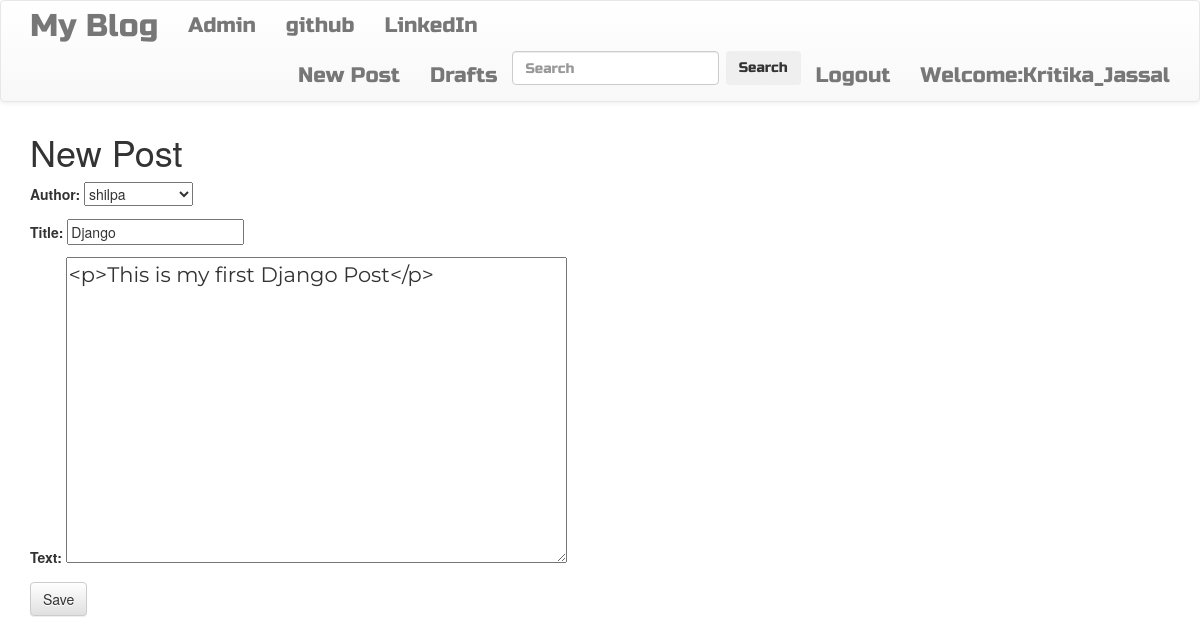
The page /post/1/edit/ (signed in) on the database its author committed.
### blog_site1/models.py (models this page shows, shortened)
class Post(models.Model):
    author=models.ForeignKey('auth.User',on_delete=models.CASCADE)
    title=models.CharField(max_length=200)
    text=models.TextField()
    image=models.ImageField(upload_to='blog_site/images',default="")
    created_date=models.DateTimeField(default=timezone.now)
    published_date=models.DateTimeField(blank=True,null=True)

### blog_site1/views.py (the view)
# urls.py: url(r'^post/(?P<pk>\d+)/edit/$',views.PostUpdateView.as_view(),name='post_edit'),
class PostUpdateView(LoginRequiredMixin,UpdateView):
    login_url='/login/'
    redirect_field_name='blog_site1/post_detail.html'
    form_class= PostForm
    model=Post

### blog_site1/forms.py
class PostForm(forms.ModelForm):
    class Meta():
        model=Post
        fields=('author','title','text')
        widgets = {
            'title':forms.TextInput(attrs={'class':'textinputclass'}),
            'text':forms.Textarea(attrs={'class':'editable medium-editor-textarea postcontent'})
        }

### blog_site1/templates/blog_site1/post_form.html (shortened to what this page needs)
{%extends "blog_site1/base.html" %}
{% block content%}
<h1>New Post</h1>
<form class="post-form"  method="POST">
    {{form.as_p}}
    <button type="submit" class='save btn btn-default' name="button">Save</button>
</form>
{% endblock %}

### blog_site1/templates/blog_site1/base.html (shortened to what this page needs)
<!DOCTYPE html>
{% load static %}
<html>
    <head>
<link rel="stylesheet" href="https://maxcdn.bootstrapcdn.com/bootstrap/3.3.7/css/bootstrap.min.css">
<link rel="stylesheet" href="https://maxcdn.bootstrapcdn.com/bootstrap/3.3.7/css/bootstrap-theme.min.css">
<link rel="stylesheet" href="//cdn.jsdelivr.net/npm/medium-editor@latest/dist/css/medium-editor.min.css" type="text/css" media="screen" charset="utf-8">
<link rel="stylesheet" href="{% static 'css/blog.css' %}">
</head>
    <body class="loader">
        <nav class="navbar navbar-default techfont custom-navbar">
            <div class="container">
                <ul class="nav navbar-nav">
                <li><a class="navbar-brand bigbrand" href="{%url 'post_list'%}">My Blog</a></li>
                <li><a   href="{%url 'admin:index'%}">Admin</a></li>
                <li><a   href="https://www.github.com">github</a></li>
                <li><a   href="https://www.linkedin.com">LinkedIn</a></li>
            </ul>
            <ul class="nav navbar-nav navbar-right">
                {% if  user.is_authenticated %}
                <li>
                    <a href="{%url 'post_new' %}">New Post</a>
                </li>
                <li>
                    <a href="{%url 'post_draft_list' %}">Drafts</a>
                </li>
                <li>
                    <form method="get" action="/search" class="form-inline my-2 my-lg-0">
                        <input class="form-control mr-sm-2" type="search" placeholder="Search"
                        aria-label="Search" name="search" id="search">
                        <button class="btn btn-outline-success my-2 my-sm-0" type="submit">Search</button>
                    </form>
                </li>
                <li>
                    <a href="{%url 'logout' %}">Logout</a>
                </li>
                <li>
                    <a>Welcome:{{user.username}}</a>
                </li>
                    {% else %}
                  <li>
                      <a class='nav navbar-right' href="{% url 'login' %}"><span class='glyphicon glyphicon-user'></span></a></li>
                {% endif %}
            </ul>
            </div>
        </nav>
        <div class ="content container">
            <div class="row">
                <div class="col-md-8">
                    <div class="blog_posts">
                        {%block content %}
                        {%endblock%}
                    </div>
                </div>
            </div>
        </div>
    </body class="loader">
</html>

### blog_site1/static/css/blog.css (style rules this page uses)
.techfont { font-family: 'Russo One',sans-serif; font-size:1.5em; margin-bottom:10px; }
.bigbrand { font-size:1.5em; }
.postcontent { font-family:'Montserrat'; font-size:1.5em; }
.loader { filter:hue-rotate(0deg); color:linear-gradient(45deg,#0f8,#08f); animation:hue 10000ms infinite linear; }

### rows shown on the page
Post: author "shilpa", title "Django", text "<p>This is my first Django Post</p>"

### other values the page prints
{{ user.username }} "Kritika_Jassal"
